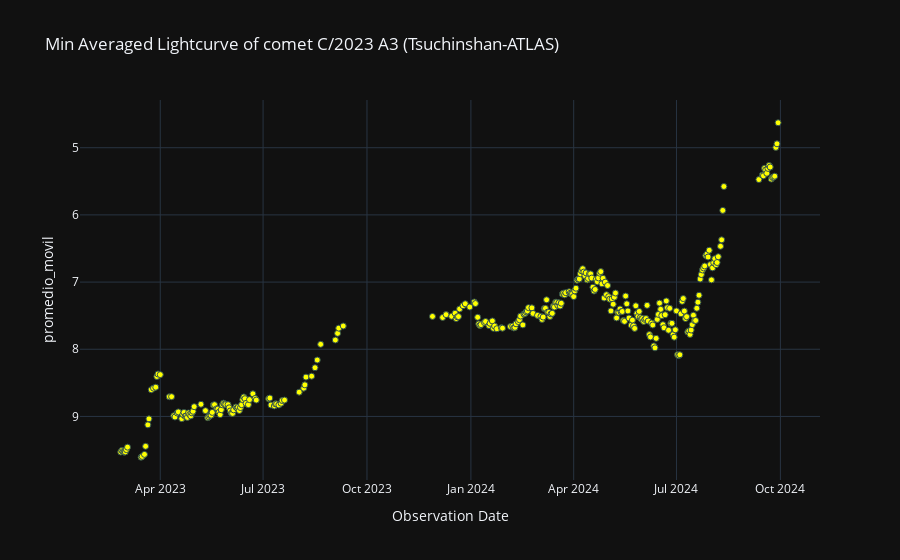

The code cell stored with this chart in its notebook:
### Code cell
# Gráfica de luz interna
labels = {'obs_date':'Observation Date','magnitud_reducida':'Magnitude reduced'}
fig = px.scatter(curva_de_luz_interna_df, x='obs_date', y='promedio_movil', template= 'plotly_dark', labels= labels, title=f'Min Averaged Lightcurve of comet {nombre_cometa} (Tsuchinshan-ATLAS)')
fig.update_traces(marker=dict(color='yellow', size=6, line=dict(width=1, color='DarkSlateGrey')))
fig.update_yaxes(autorange="reversed")
fig.show()

### Figure 1 — Plotly figure (JSON) as saved in the notebook; plotly's stock layout.template omitted (floating-point values rounded to 4 significant figures; data arrays with more than 128 entries replaced by an {"elided": "..."} marker saying what was removed)
{"data": [{"hovertemplate": "Observation Date=%{x}<br>promedio_movil=%{y}<extra></extra>", "legendgroup": "", "marker": {"color": "yellow", "line": {"color": "DarkSlateGrey", "width": 1}, "size": 6, "symbol": "circle"}, "mode": "markers", "name": "", "orientation": "v", "showlegend": false, "type": "scatter", "x": {"elided": "319 str values"}, "xaxis": "x", "y": {"elided": "319 float values"}, "yaxis": "y"}], "layout": {"legend": {"tracegroupgap": 0}, "title": {"text": "Min Averaged Lightcurve of comet C/2023 A3 (Tsuchinshan-ATLAS)"}, "xaxis": {"anchor": "y", "domain": [0, 1], "title": {"text": "Observation Date"}}, "yaxis": {"anchor": "x", "autorange": "reversed", "domain": [0, 1], "title": {"text": "promedio_movil"}}}}
